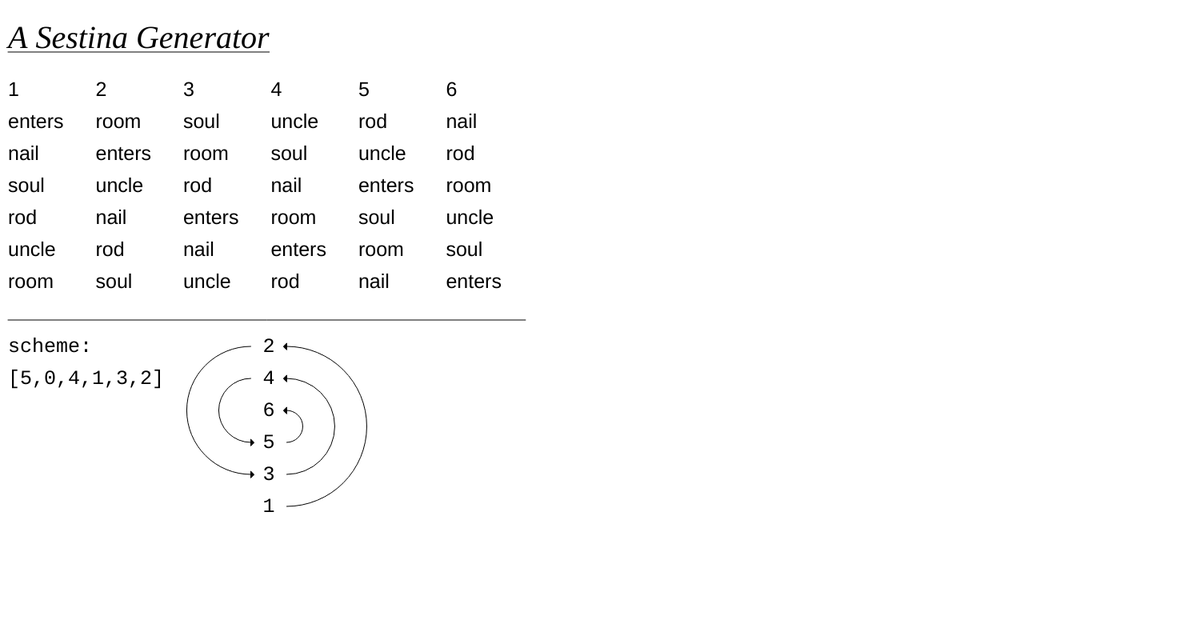
Frame 1 (no input)
Frame 60 (no input): identical to frame 1, image omitted
Frame 120 (the mouse pressed at the canvas centre since frame 60): identical to frame 1, image omitted

The p5.js sketch that drew this single still picture (run headless with seeded random() and noise() and a simulated clock; from frame 60 on, the mouse is pressed at the canvas centre):

// p5.js sketch
// ── sketch.js
// define our variables
let rhymeWords, sestinaMatrix, scheme;

let longestWidth;
let lineHeight;

let conditionOne, conditionTwo;

function setup() {

  createCanvas(1500, 800);

  // rhymeWords & scheme must have the same number of elements
  rhymeWords = ["enters", "nail", "soul", "rod", "uncle", "room"];
  // each position must appear exactly once!
  scheme = [5, 0, 4, 1, 3, 2];

  sestinaMatrix = makeSestina(rhymeWords, scheme);
  // console.log(sestinaMatrix);

  // for (let stanza of sestinaMatrix) {
  //   console.log(stanza);
  // }

  textSize(25);
  textWrap(WORD);
  textFont("Helvetica");

  // calculating the longest word for the design

  // https://stackoverflow.com/a/46125820
  const longest = rhymeWords.reduce((curr, next) => curr.length > next.length ? curr : next, "");
  // console.log(`the longest word is ${longest}`);

  // https://p5js.org/reference/#/p5/textWidth
  longestWidth = textWidth(longest);

  lineHeight = 40;

  // error handling
  // --------------
  // I am using the Ternary (Conditional) Operator syntax to establish the
  // conditions, it works like so:
  // condition ? [result if true] : [result if false]
  // that's the right-hand side of the equation, and I assign it to the variables

  // first condition
  conditionOne = rhymeWords.length === scheme.length ? true : false;
  // console.log(`condition two: ${conditionOne}`);

  // second condition: does our scheme contain all elements?
  // to check that, we creat a copy of the scheme and sort it,
  // then create a 'range' (0 to n) of the same length as our array,
  // turn these two to strings, and check they are equal!
  // https://stackoverflow.com/a/6230314
  conditionTwo = [...scheme].sort().join("") === [...Array(scheme.length).keys()].join("") ? true : false;
  // console.log(`condition two: ${conditionTwo}`);
  // --------------

}

function draw() {

  // we prepare our canvas, text size, we don't cut words at the end of lines, and select rhymeWords font
  background(255);

  drawTitle();

  if (conditionOne && conditionTwo) {

    // draw the sestina stanzas
    for (let i = 0; i < sestinaMatrix.length; i++) {
      // the stanza number
      text(i+1, 10 + i*(longestWidth + lineHeight), lineHeight * 3);
      // the stanza elements drawn vertically
      for (let j = 0; j < sestinaMatrix.length; j++) {
        text(sestinaMatrix[i][j], 10 + i*(longestWidth + lineHeight), lineHeight * 4 + j*lineHeight);
      }
    }
    // illustrating the algorithm
    drawScheme(scheme, ((longestWidth + lineHeight) * scheme.length)/2, scheme.length * lineHeight + lineHeight * 5);

  // some error handling for the people
  } else if (!conditionOne) {
    errorOne();
  } else if (!conditionTwo) {
    errorTwo()
  }

}

function makeSestina(arr, scheme) {
  let sestinaMatrix = [arr];  // start with our initial array of words
  // console.log(sestinaMatrix);
  // stop before the end, we don't need to close the cycle
  for (let i = 0; i < scheme.length - 1; i++) {
    let newStanza = [];
    for (let ind of scheme) {
      // use the last permutated array/stanza in the matrix
      // to create the new one
      newStanza.push(sestinaMatrix[sestinaMatrix.length-1][ind]);
    }
    sestinaMatrix.push(newStanza);
  }
  return sestinaMatrix;
}

function drawTitle() {
  push();
  textSize(40);
  textStyle(ITALIC);
  textFont("Georgia");
  const msg = "A Sestina Generator"
  const titleLine = lineHeight * 1.5;
  text(msg, 10, titleLine);
  line(10, titleLine + 5, 10 + textWidth(msg), titleLine + 5);
  pop();
}

// ----------------------------------------
// THE UNDERBELLY
// ----------------------------------------

// error handling


// 1) not equal length
function errorOne() {
    push();
    background(252, 3, 227);
    fill(255);
    text("Heyyyy! Your word array and scheme must be of the same length!", 10, lineHeight);
    text(`Your words: ${rhymeWords} | length: ${rhymeWords.length}`, 10, lineHeight * 2);
    text(`Your scheme: ${scheme} | length: ${scheme.length}`, 10, lineHeight * 3);
    pop();
}

// 2) scheme isn't correctly formed
function errorTwo() {
    push();
    background(255, 3, 70);
    fill(255);
    text("Heyyyy! Your scheme must contain all positions exactly once!", 10, lineHeight);
    text(`Your scheme: ${scheme}`, 10, lineHeight * 2);
    pop();
}

// sort an array but return the indices required for sorting (argsort)
// https://stackoverflow.com/a/46622523
// array trick: https://stackoverflow.com/a/46622523
const argSort = (arr) => [...Array(arr.length).keys()]
  .map((item, index) => [arr[index], item]) // add the args to sort by
  .sort(([arg1], [arg2]) => arg2 - arg1) // sort by the args
  .map(([, item]) => item) // extract the sorted items
  .reverse(); // sort ascending

function drawScheme(scheme, x, y) {

  push();

  textFont("Courier New");

  line(10, y - lineHeight, (longestWidth + lineHeight) * scheme.length, y - lineHeight);
  text(`scheme:`, 10, y);
  text(`[${scheme}]`, 10, y + lineHeight);

  const schemeArgsort = argSort(scheme);

  // draw the order of the algorithm & store the Y positions
  let schemeYs = [];
  for (let i = 0; i < scheme.length; i++) {
    const schemeY = y + lineHeight * i;
    text(schemeArgsort[i] + 1, x, schemeY); // draw the order of steps of the scheme
    schemeYs.push(schemeY);
  }

  textAdjustment = textAscent()/3; // I tweaked this to get to the right height
  const innerMargin = 15;

  // draw the arrows
  for (let i = 0; i < scheme.length - 1; i++) {

    const firstPoint = schemeYs[scheme[i]];
    const secondPoint = schemeYs[scheme[i + 1]];
    const pointsSpan = abs(firstPoint - secondPoint); // middle position between start & end points
    const centre_y = Math.min(firstPoint, secondPoint) + pointsSpan/2 - textAdjustment;
    const arc_w_h = pointsSpan; // drawing circles: height == width
    const triCentre_y = secondPoint - textAdjustment; // the centre of the arrowhead
    let start, stop;

    // using modulo logic to alternate left and right arcs
    if (i % 2 == 0) { // drawing on the right
      centre_x = x + innerMargin * 2;
      // fill(255,0,0);
      // circle(centre_x, centre_y, 10);
      start = -HALF_PI;
      stop = HALF_PI;
      // draw the arrow (a triangle) pointing left
      fill(0);
      const tri_1_x = centre_x - 4;
      const tri_1_y = triCentre_y;
      const tri_2_x = centre_x;
      const tri_2_y = triCentre_y - 4;
      const tri_3_x = centre_x;
      const tri_3_y = triCentre_y + 4;
      triangle(tri_1_x, tri_1_y, tri_2_x, tri_2_y, tri_3_x, tri_3_y);
      // text(`left   ${i} ${scheme[i]} | ${firstPoint} ${secondPoint} → ${centre_y} | ${pointsSpan}`, 10, y + i * lineHeight + 200);
      noFill();
    } else { // drawing on the left
      centre_x = x - innerMargin;
      // fill(255,0,0);
      // circle(centre_x, centre_y, 10);
      start = HALF_PI;
      stop = -HALF_PI;
      // draw the arrow (a triangle) pointing right
      fill(0);
      const tri_1_x = centre_x + 4;
      const tri_1_y = triCentre_y;
      const tri_2_x = centre_x;
      const tri_2_y = triCentre_y - 4;
      const tri_3_x = centre_x;
      const tri_3_y = triCentre_y + 4;
      triangle(tri_1_x, tri_1_y, tri_2_x, tri_2_y, tri_3_x, tri_3_y);
      // text(`right ${i} ${scheme[i]} | ${firstPoint} ${secondPoint} → ${centre_y} | ${pointsSpan}`, 10, y + i * lineHeight + 200);
      noFill();
    }
    // https://p5js.org/reference/#/p5/arc
    arc(centre_x, centre_y, arc_w_h, arc_w_h, start, stop, OPEN);
  }

  pop();

}
